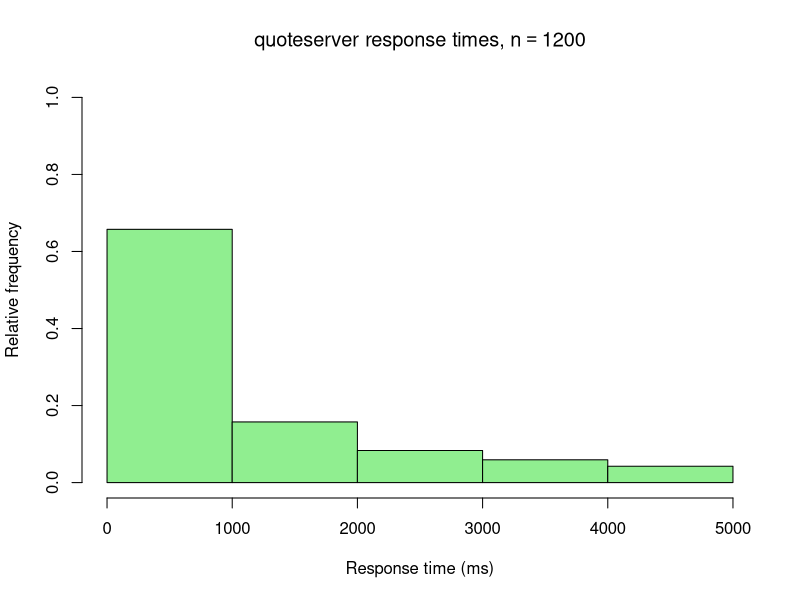

Write R code to recreate this figure.
## ---- chunk 1
times <- read.csv("times.csv", header = F, col.names = c("time"))
times <- times * 1000 # convert sec -> msec
## ---- chunk 2
h = hist(times$time, breaks = c(0, 1000, 2000, 3000, 4000, 5000), plot = F)
h$density = h$density * 1e3 # change densities to percents
plot(h,
     freq = F,
     col = "lightgreen",
     ylim = range(0:1),
     ylab = "Relative frequency",
     xlab = "Response time (ms)",
     main = bquote("quoteserver response times," ~ n == 1200)
     )
## ---- chunk 3
ev = weighted.mean(h$counts, (h$counts / sum(h$counts)))
print(ev)
## ---- chunk 4
# Collect the offsets from each bucket starting point
allDelays = numeric()
for (i in 1:length(h$breaks) - 1) {
  delays = Filter(function(x) x >= h$breaks[i] && x < h$breaks[i+1], times$time)
  delays = delays - h$breaks[i]
  allDelays = append(allDelays, delays)
}

summary(allDelays)
## ---- chunk 5
tail(sort(allDelays), 10)
## ---- chunk 6
# Compute the values for the above analysis but don't include in the pdf
total = 20
i = 1
while (total <= ev) {
  total = total + 5**i
  i = i + 1
}
print(i - 1) # total iterations
print(total) # time for total iter
print((1 - h$density[1])**(i-1)) # likehood of exceeding EV
print((1 - h$density[1] )**(i-1) * (1 - h$density[1] - h$density[2])) # likehood of exceeding 1sec
